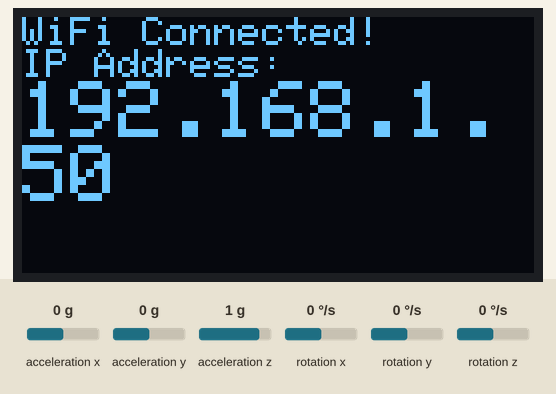
Simulated run of this sketch. Board: ESP8266 (NodeMCU). On the bench: 128×64 one-colour display. Inputs (shaded band) come from the test bench; at power-on: acceleration x 0 g, acceleration y 0 g, acceleration z 1 g, rotation x 0 °/s, rotation y 0 °/s, rotation z 0 °/s. WiFi joins after 1.5 s; servers stay silent unless stated; what the sketch prints to the serial monitor is not drawn.

Above: at 4.6 s.

The sketch:

esp8266_gyro_websocket.ino
```cpp
#include <Wire.h>
#include <Adafruit_GFX.h>
#include <Adafruit_SSD1306.h>
#include <MPU6050_tockn.h>
#include <ESP8266WiFi.h>
#include <ESP8266WebServer.h>
#include <WebSocketsServer.h>

#define SCREEN_WIDTH 128
#define SCREEN_HEIGHT 64

Adafruit_SSD1306 display(SCREEN_WIDTH, SCREEN_HEIGHT, &Wire, -1);
MPU6050 mpu(Wire);

const char* ssid = "abded"; // phone name what u given
const char* password = "jefhrf"; // hotspot passward

ESP8266WebServer server(80);
WebSocketsServer webSocket(81);

bool startSending = false;

// time counter
long t = 0;

// Display IP on OLED
void showIP(String ip){
  display.clearDisplay();
  display.setTextSize(1);
  display.setTextColor(WHITE);
  display.setCursor(0,0);
  display.println("WiFi Connected!");
  display.println("IP Address:");
  display.setTextSize(2);
  display.println(ip);
  display.display();
}

void webSocketEvent(uint8_t num, WStype_t type, uint8_t * payload, size_t len){}

void handleRoot() {
  String page = R"====(
<!DOCTYPE html>
<html>
<head>
<title>Automatic Survey Machine</title>
<script src="https://cdn.plot.ly/plotly-2.27.0.min.js"></script>
</head>
<body>
<h2>Automatic Survey Machine - 3D Gyroscope Plot</h2>

<div id="plot" style="width:90vw;height:80vh;"></div>

<script>
var socket = new WebSocket("ws://" + location.hostname + ":81/");

// incoming data: time, gyroY, gyroZ
socket.onmessage = function(event){
    var d = event.data.split(",");
    Plotly.extendTraces('plot',{
        x:[[parseFloat(d[0])]],   // time (s)
        y:[[parseFloat(d[1])]],   // gyro Y
        z:[[parseFloat(d[2])]]    // gyro Z
    }, [0]);
};

var trace = {
    x:[], y:[], z:[],
    mode:'lines+markers',
    type:'scatter3d',
    marker:{ size:3 },
    line:{ width:2 }
};

var layout = {
    scene:{
        xaxis:{title:'Time (s)'},    // UPDATED LABEL
        yaxis:{title:'Gyro Y (°/s)'},
        zaxis:{title:'Gyro Z (°/s)'}
    }
};

Plotly.newPlot('plot',[trace],layout);
</script>
</body>
</html>
)====";

  server.send(200,"text/html",page);
}

void setup(){
  Serial.begin(115200);

  if(!display.begin(SSD1306_SWITCHCAPVCC,0x3C)){
    Serial.println("OLED ERROR");
    while(1);
  }

  display.clearDisplay();
  display.setCursor(0,0);
  display.println("Connecting WiFi...");
  display.display();

  Wire.begin(D2, D1);
  mpu.begin();
  mpu.calcGyroOffsets(true);

  WiFi.begin(ssid, password);
  while(WiFi.status()!=WL_CONNECTED){
    delay(300);
    Serial.print(".");
  }
  showIP(WiFi.localIP().toString());

  server.on("/", handleRoot);
  server.begin();
  webSocket.begin();
  webSocket.onEvent(webSocketEvent);

  startSending = true;
}

void loop(){
  server.handleClient();
  webSocket.loop();

  if(startSending){
    mpu.update();

    float gyroY = mpu.getGyroY();   // degree/sec
    float gyroZ = mpu.getGyroZ();   // degree/sec

    // send: time, gyroY, gyroZ
    String data = String(t) + "," + String(gyroY,2) + "," + String(gyroZ,2);
    webSocket.broadcastTXT(data);

    t++;  // time increases
    delay(200);
  }
}
```
